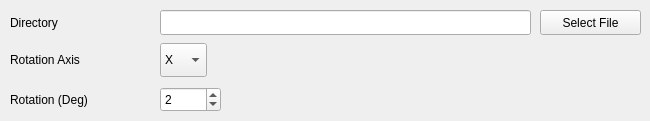
      <widget class="QWidget" name="t2t4">
       <attribute name="title">
        <string>3D Rotation</string>
       </attribute>
       <widget class="QLabel" name="t2t4l_3">
        <property name="geometry">
         <rect>
          <x>10</x>
          <y>87</y>
          <width>111</width>
          <height>25</height>
         </rect>
        </property>
        <property name="text">
         <string>Rotation (Deg)</string>
        </property>
       </widget>
       <widget class="QSpinBox" name="t2t4SB_1">
        <property name="geometry">
         <rect>
          <x>160</x>
          <y>87</y>
          <width>61</width>
          <height>25</height>
         </rect>
        </property>
        <property name="minimum">
         <number>1</number>
        </property>
        <property name="maximum">
         <number>360</number>
        </property>
        <property name="value">
         <number>2</number>
        </property>
       </widget>
       <widget class="QLineEdit" name="t2t4LE_1">
        <property name="geometry">
         <rect>
          <x>160</x>
          <y>10</y>
          <width>371</width>
          <height>25</height>
         </rect>
        </property>
       </widget>
       <widget class="QComboBox" name="t2t4CB_1">
        <property name="geometry">
         <rect>
          <x>160</x>
          <y>43</y>
          <width>47</width>
          <height>34</height>
         </rect>
        </property>
        <item>
         <property name="text">
          <string>X</string>
         </property>
        </item>
        <item>
         <property name="text">
          <string>Y</string>
         </property>
        </item>
        <item>
         <property name="text">
          <string>Z</string>
         </property>
        </item>
       </widget>
       <widget class="QLabel" name="t2t4l_2">
        <property name="geometry">
         <rect>
          <x>10</x>
          <y>47</y>
          <width>91</width>
          <height>25</height>
         </rect>
        </property>
        <property name="text">
         <string>Rotation Axis</string>
        </property>
       </widget>
       <widget class="QLabel" name="t2t4l_1">
        <property name="geometry">
         <rect>
          <x>10</x>
          <y>10</y>
          <width>60</width>
          <height>25</height>
         </rect>
        </property>
        <property name="text">
         <string>Directory</string>
        </property>
       </widget>
       <widget class="QPushButton" name="t2t4PB_1">
        <property name="geometry">
         <rect>
          <x>540</x>
          <y>10</y>
          <width>101</width>
          <height>25</height>
         </rect>
        </property>
        <property name="text">
         <string>Select File</string>
        </property>
       </widget>
      </widget>
